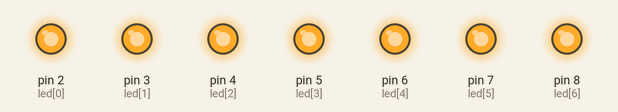
Recording of a sketch running on a simulated Arduino Uno, built with avr-gcc and run on an emulated ATmega328P. Parts: output pins drawn as LEDs (lit = HIGH).

Above: at 0.2 s.
At 1.7 s:
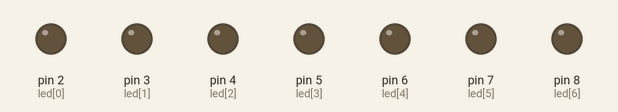
Timing chart, 0 to 3.0 s (numbered marks = the images above):
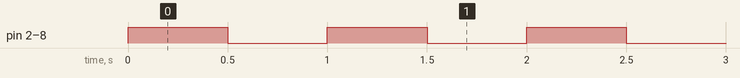

The sketch:

515_0.ino
```cpp
const unsigned int led[7] = { 2, 3, 4, 5, 6, 7, 8 };

void setup() {
  for(int x=0;x<7;x++) {
  pinMode(led[x], OUTPUT);
  }
}

void loop() {
  // led 켜기
  for(int x=0;x<7;x++) {
  digitalWrite(led[x], HIGH);
  }
  delay(500);

  // led 끄기
  for(int x=0;x<7;x++) {
  digitalWrite(led[x], LOW);
  }
  delay(500);
}
```

Measured:
- by itself, pin 2 (led[0]), pin 3 (led[1]), pin 4 (led[2]), pin 5 (led[3]), pin 6 (led[4]), pin 7 (led[5]), pin 8 (led[6]): alternates HIGH for 0.50 s and LOW for 0.50 s
